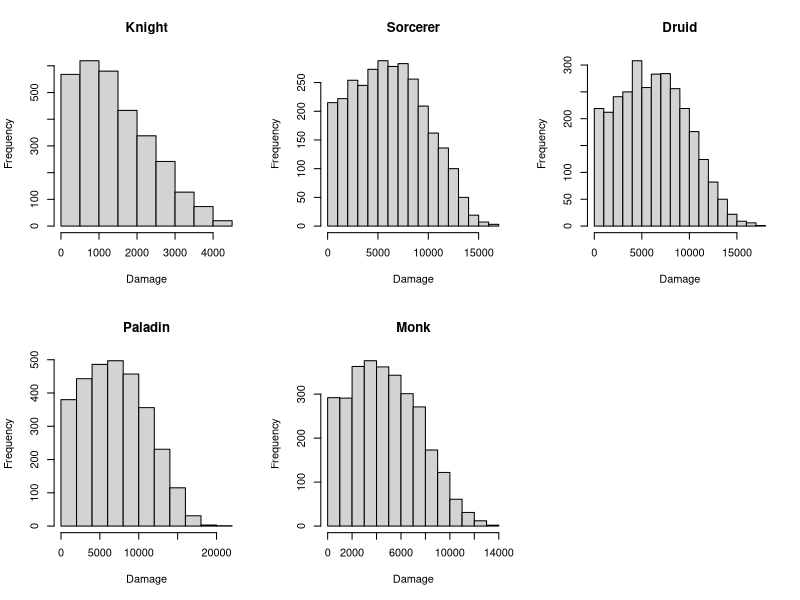
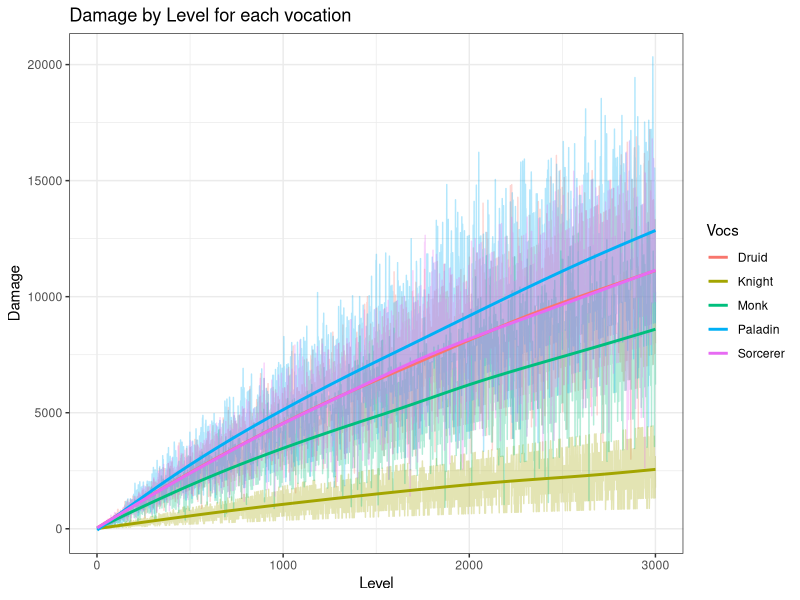

Source code (R) for these figures, in order:
# compare the scaling of damage for each vocation in tibia.
# the scaling is pretty similar for each vocation, what changes is mostly the area attack for each vocation
#
# knight: 1 basic attack + area attack (exori gran: 9 sqm)
# sorcerer : 1 basic attack + rune (GFB: 37 sqm) + spell (exori vis hur: 11 sqm)
# druid: 1 basic attack + rune (AVA: 37 sqm) + spell (exori terra hur: 11 sqm)
# paladin: 1 basic attack + rune (AVA: 37 sqm)
#          from level 150 the basic attack can be a Diamond Arrow (21 sqm)
# monk: 1 basic attack + rune (AVA: 37 sqm)
#
# in each turn, the quantity of targets should vary given a certain truncated normal probability distribution
#
if(!require(truncnorm)){install.packages("truncnorm"); library(truncnorm)}
if(!require(ggplot2)){install.packages("ggplot2"); library(ggplot2)}
if(!require(tidyr)){install.packages("tidyr"); library(tidyr)}
if(!require(dplyr)){install.packages("dplyr"); library(dplyr)}

set.seed(42)

# TRUE: paladins use Diamond Arrows from level 150 (Damage_Voc.png / Histograms_Damage.png)
# FALSE: paladins use a single-target basic attack (NoArrow_*.png)
use_diamond_arrow = TRUE

# TRUE: overwrite the figures in the folder (NoArrow_ prefix when use_diamond_arrow = FALSE)
save_figures = FALSE
prefix = ifelse(use_diamond_arrow, "", "NoArrow_")

# define how much SQM a vocation hits in a turn.
# returns one sampled number of targets per level
Hit_Number = function(sqm, hit_number){
  a = 1
  b = sqm
  mu = round(sqm / 2)
  sigma = 5

  hit = round(rtruncnorm(hit_number, a = a, b = b, mean = mu, sd = sigma))
  return(hit)
}

# Base damage by level.
# Each bracket adds +1 of Base damage every 'step' levels, on top of what was
# gained in the previous brackets (so damage never drops when changing bracket).
# level 1-500: +1 each 5 levels; 501-1100: +1 each 6 levels; and so on.
breaks = c(0, 500, 1100, 1800, 2600, 3500, 4300, 5200, 6200)
step = 5:12

Base_Damage = function(level){
  sapply(level, function(lvl){
    lower = breaks[-length(breaks)]
    upper = breaks[-1]
    levels_in_bracket = pmax(0, pmin(lvl, upper) - lower)
    max(1, floor(sum(levels_in_bracket / step)))
  })
}

level = seq(1, 3000, 1)
n = length(level)
base = Base_Damage(level)

# Damage in area: Base * number of targets hit (sampled once per level)
area_k = base * Hit_Number(9, n) # exori gran
area_s = (base * Hit_Number(37, n)) + (base * Hit_Number(11, n)) # GFB + exori vis hur
area_d = (base * Hit_Number(37, n)) + (base * Hit_Number(11, n)) # AVA + exori terra hur
area_p = base * Hit_Number(37, n) # AVA or GFB
area_m = base * Hit_Number(37, n) # AVA or GFB

# Basic attack. The Diamond Arrow replaces the paladin basic attack (it is not an
# extra attack): it hits the targets in its 21 sqm instead of a single target.
basic_p = base
if(use_diamond_arrow){
  arrow = level >= 150
  basic_p[arrow] = base[arrow] * Hit_Number(21, sum(arrow))
}

# Total damage: attacks in the same turn are added, never multiplied
damages = data.frame(Knight = base + area_k,
                     Sorcerer = base + area_s,
                     Druid = base + area_d,
                     Paladin = basic_p + area_p,
                     Monk = base + area_m)

# basic stats
summary(damages)

if(save_figures){
  png(paste0("~/Dropbox/tibia_damage/", prefix, "Histograms_Damage.png"), width = 660, height = 460)
}
par(mfrow = c(2,3))
for(voc in colnames(damages)){
  hist(damages[[voc]], main = voc, xlab = "Damage")
}
if(save_figures){
  dev.off()
}

#
damages_new = damages %>% mutate(Level = level)

# Transform wide to long
damages_long = damages_new %>%
  pivot_longer(cols = c(Knight, Sorcerer, Druid, Paladin, Monk),
               names_to = "Vocs",
               values_to = "Dano")

# Plot
p = ggplot(damages_long, aes(x = Level, y = Dano, color = Vocs)) +
    geom_line(alpha = 0.3) +
    geom_smooth(method = "gam", se = FALSE, linewidth = 1) +
    labs(title = "Damage by Level for each vocation",
         x = "Level",
         y = "Damage") +
    theme_bw()
p
# save plot
if(save_figures){
  ggsave(p, filename = paste0("~/Dropbox/tibia_damage/", prefix, "Damage_Voc.png"),
         width = 7, height = 4.8, dpi = 300)
}
